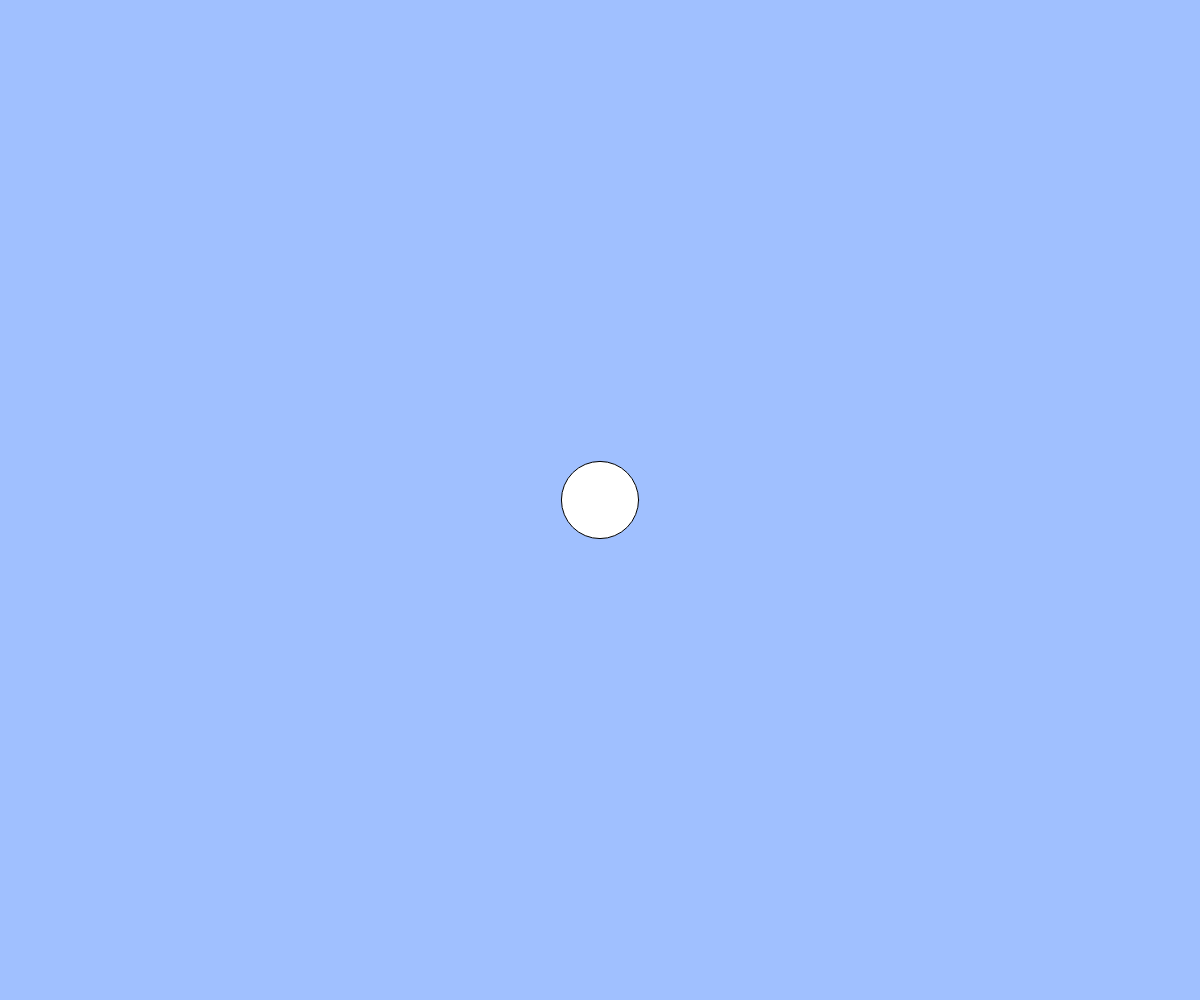
Frame 1 (no input)
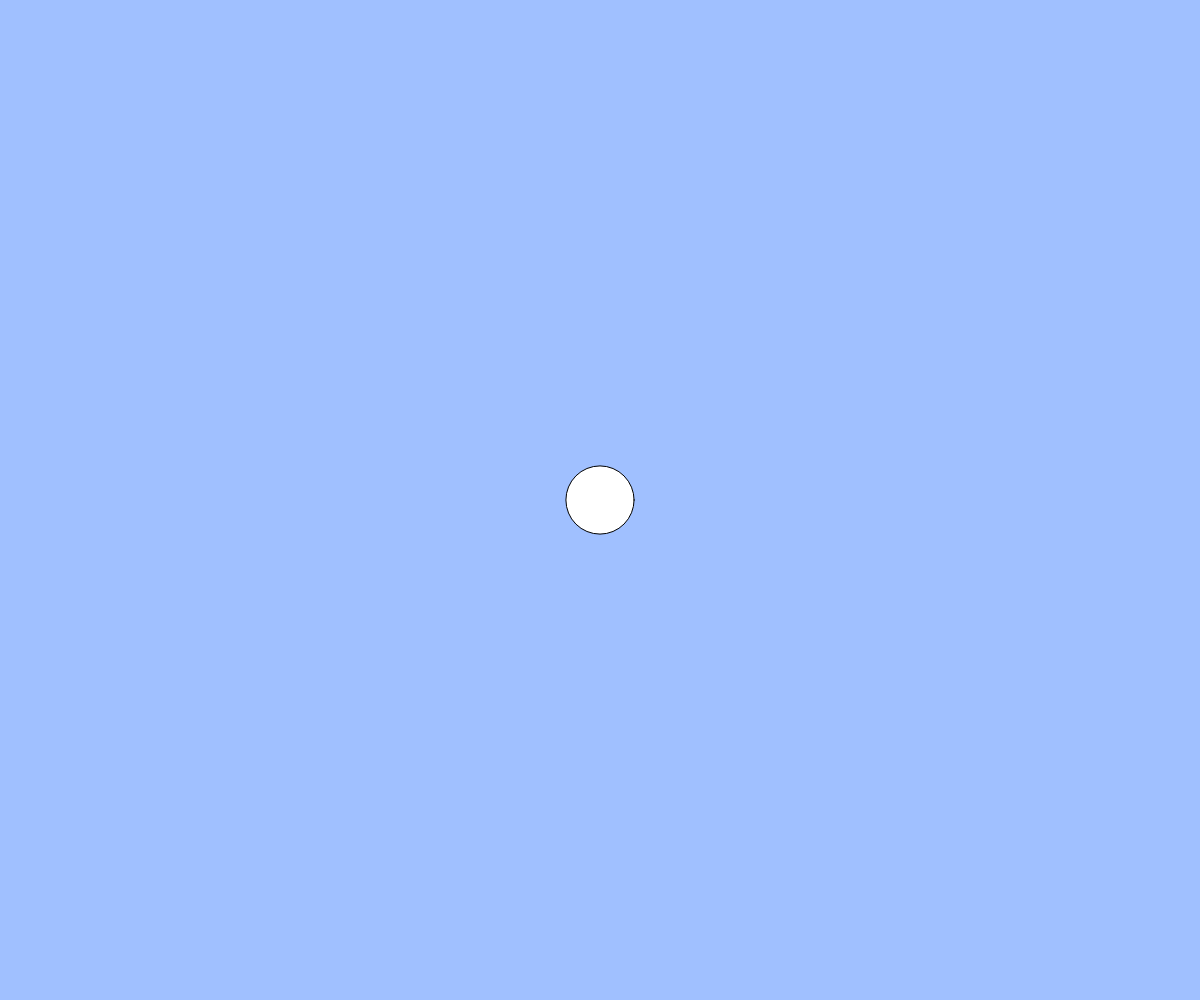
Frame 60 (no input)
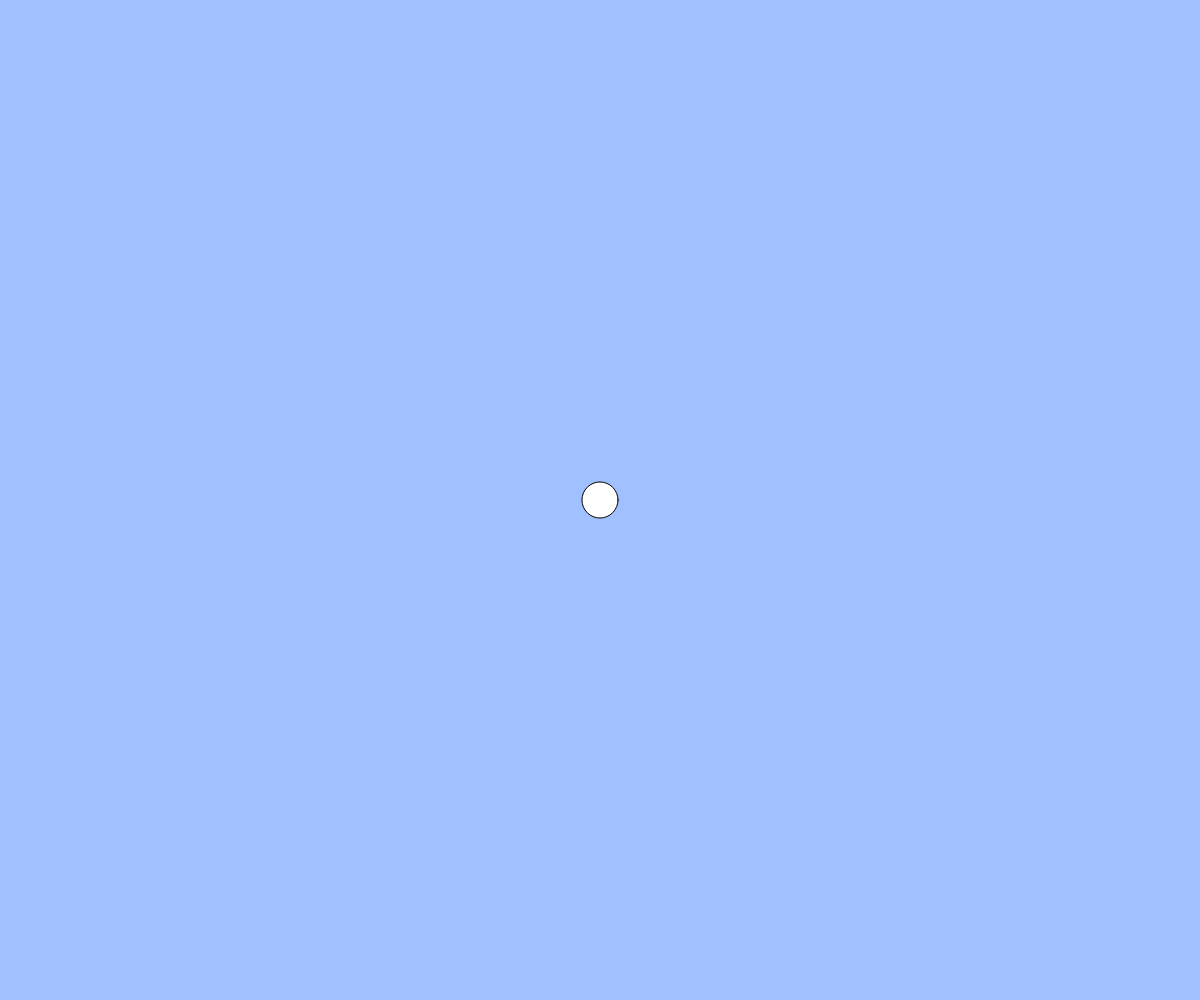
Frame 120 (the mouse pressed at the canvas centre since frame 60)

The p5.js sketch that drew these frames (run headless with seeded random() and noise() and a simulated clock; from frame 60 on, the mouse is pressed at the canvas centre):

// p5.js sketch
// ── sketch.js
//　テキスト「オブジェクト」
// 練習問題：ボールのサイズをランダムに変更してみよう
// 練習問題：何も操作しなくてもボールが湧いてくる機能を追加しよう

let balls;

function setup(){
  createCanvas(windowWidth, windowHeight);
  balls = [];
}

function draw(){
  background(160, 192, 255);
  let x=width/2,y=height/2;
  ellipse(x,y,random(20, 100));
  for(let i = 0; i < balls.length; i++){
    let b = balls[i];
    ellipse(b.x, b.y, b.size);
    b.x += b.vx;
    b.y += b.vy;
  }
}

function mouseDragged(){
  const dx = mouseX - pmouseX;
  const dy = mouseY - pmouseY;
  if(mag(dx, dy) > 5){
    const b = { x: mouseX, y: mouseY, size: random(20, 100), vx: dx, vy: dy };
    balls.push(b);
  }
}

function windowResized(){
  resizeCanvas(windowWidth, windowHeight);
}
